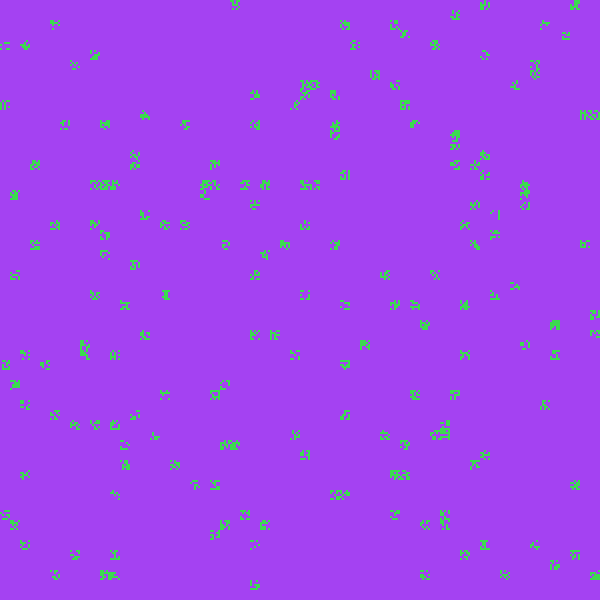
Frame 1 (no input)
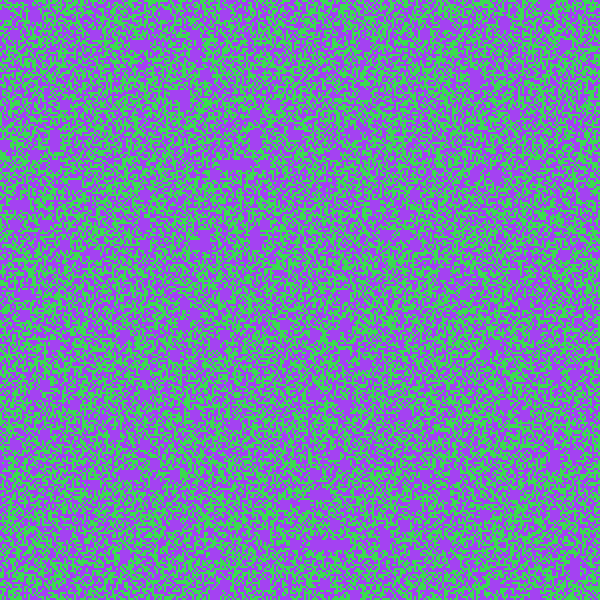
Frame 60 (the mouse pressed at the canvas centre just before this capture)
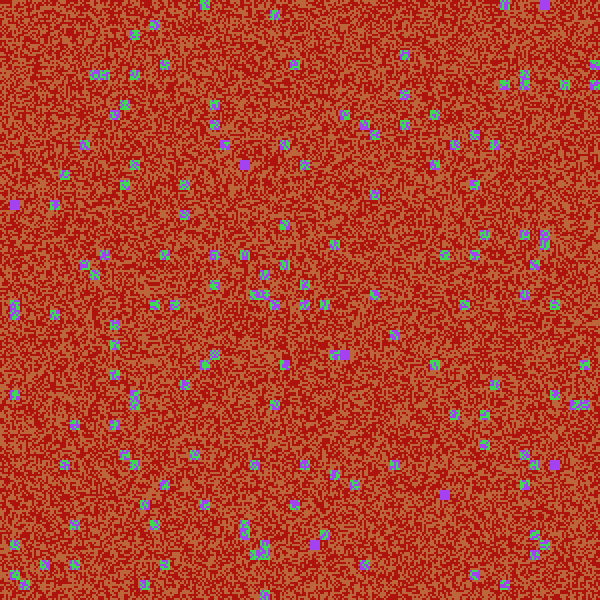
Frame 120 (the mouse held since frame 60 and released just before this capture)

The Processing sketch that drew these frames (run headless with seeded random() and noise(); from frame 60 on, the mouse is pressed at the canvas centre):

// Processing sketch: processing_54482
// ── processing_54482.pde


//a variable to store the maximum # of elements in the array
int MAX = 2;

//declare array names and allocate the space to store them
color[] cc = new color[MAX];


int i=10;
int s=i/5;

void setup (){
  size(600,600);
  
 // noLoop();
  frameRate(30);
  smooth();
    // generate variables of array
  for (int i = 0; i<MAX; i++) {
    cc[i] = color(random(255), random(255), random(255));
  }
  background(cc[int(random(MAX))]);
}

void draw(){

  for (int x=0; x<width; x=x+i) {
    for (int y=0; y<height; y=y+i) {  
      float a = random(0,1);
      if (a<0.05){
        rectdraw(x, y, s);
      }
    }
  }

}


void rectdraw(int stx, int sty, int s){

  for (int x=stx; x<stx+i; x=x+s) {
    for (int y=sty; y<sty+i; y=y+s) {
      float a = random(0,1);
      if (a<0.5){
        noStroke();
        fill(cc[0]);
        rect(x, y, s, s);
      }
      if (a>0.5){
        noStroke();
        fill(cc[1]);
        rect(x, y, s, s);
      }
    }
  }
}

void mousePressed() {
  // generate variables of array
  for (int i = 0; i<MAX; i++) {
    cc[i] = color(random(255), random(255), random(255));
  }
}
